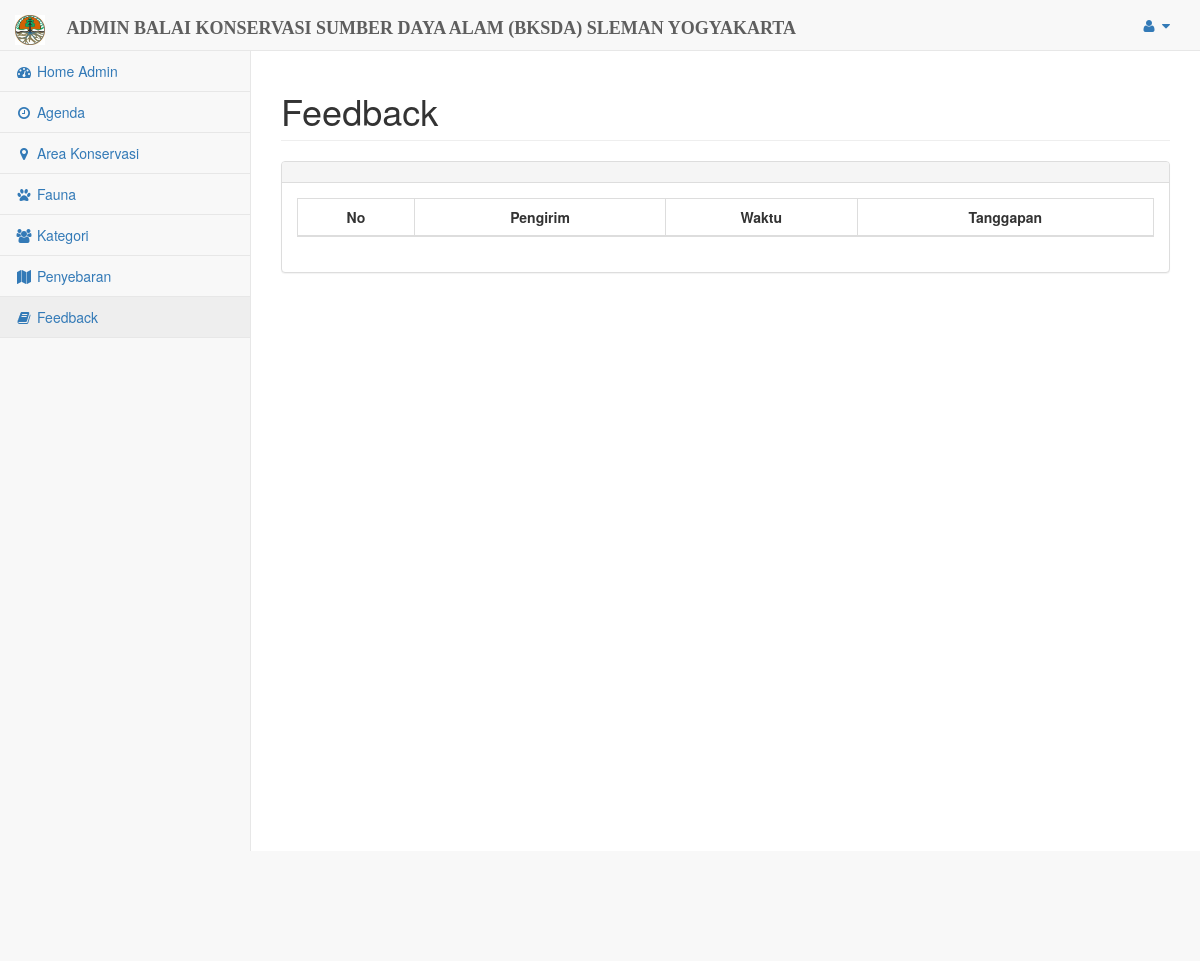
The page /admin/index.php?page=feedback (signed in) on the database as committed earlier.
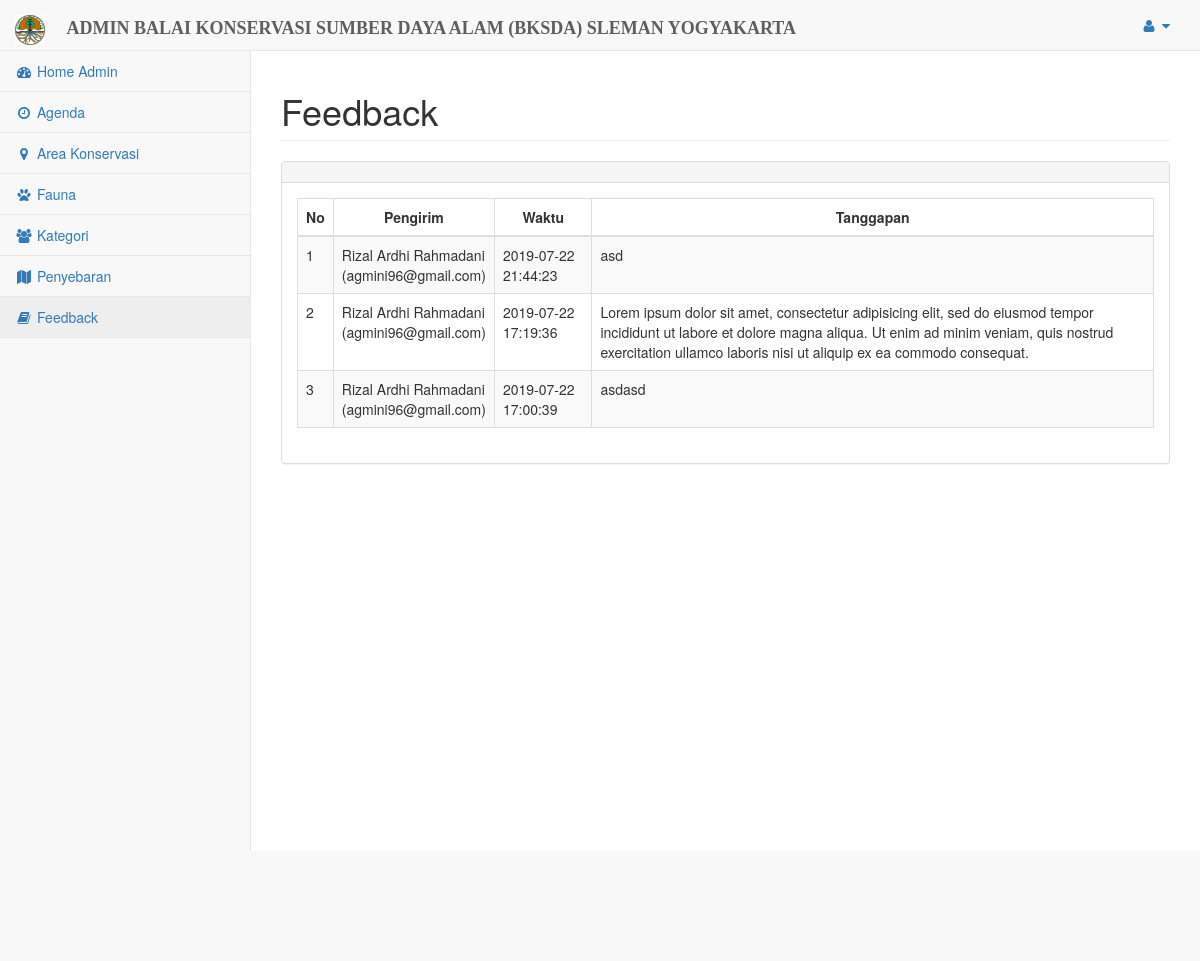
The same page on the database as committed later.
### tables this page shows
CREATE TABLE `feedback` (
  `id` int(11) NOT NULL,
  `nama` varchar(255) NOT NULL,
  `email` varchar(255) NOT NULL,
  `subjek` varchar(255) NOT NULL,
  `pesan` text NOT NULL,
  `waktu` datetime DEFAULT current_timestamp()
);

### admin/konfigurasi/DB.php (called while the page is built, shortened)
<?php
class DB{
    public $connection = null;
    public function __construct()
    {
        $servername = "localhost";
        $username = "root";
        $password = "";
        $database = "bksdayogyakarta2";
        $con = new mysqli($servername, $username, $password, $database);
        $this->connection = $con;
    }
    public function select($sql){
        $result = $this->connection->query($sql);
        $data = [];
        while ($row = $result->fetch_object()){
            $data[] = $row;
        }
        return $data;
    }
}
$DATABASE = new DB();

### admin/pages/feedback.php (the view, shortened to what this page needs)
<?php
require_once 'konfigurasi/DB.php';
$data = $DATABASE->select('SELECT * FROM feedback ORDER BY waktu DESC ');
?>
<div id="page-wrapper" style="height: 100%;">
	<div class="row">
        <div class="col-lg-12">
            <h1 class="page-header">Feedback</h1>
        </div>
    </div>
    <div class="row" style="height: 100%;">
        <div class="col-lg-12">
            <div class="panel panel-default">
                <div class="panel-heading">
                </div>
                <div class="panel-body">
                    <table width="100%" class="table table-striped table-bordered table-hover" id="dataTables-example">
                        <thead>
                            <tr>
                                <th>No</th>
                                <th>Pengirim</th>
                                <th>Waktu</th>
                                <th>Tanggapan</th>
                            </tr>
                        </thead>
                        <tbody>
                            <?php
                            $i=0;
                            foreach ($data as $feedback){
                                $i++;
                             echo "<tr>
                                 <td>$i</td>
                                 <td>$feedback->nama<br>($feedback->email)</td>
                                 <td>$feedback->waktu</td>
                                 <td>$feedback->pesan</td>
                             </tr>";
                            };?>
                        </tbody>
                    </table>
                </div>
       </div>
   </div>
</div>
</div>

Rows that differ between the two databases and show on the page:
added feedback: nama "Rizal Ardhi Rahmadani", email "agmini96@gmail.com", waktu "2019-07-22 21:44:23", pesan "asd"
added feedback: nama "Rizal Ardhi Rahmadani", email "agmini96@gmail.com", waktu "2019-07-22 17:19:36", pesan "Lorem ipsum dolor sit amet, consectetur adipisicing elit, sed do eiusmod tempor incididunt ut labore et dolore magna aliqua. Ut enim ad minim veniam, quis nostrud exercitation ullamco laboris nisi ut aliquip ex ea commodo consequat."
added feedback: nama "Rizal Ardhi Rahmadani", email "agmini96@gmail.com", waktu "2019-07-22 17:00:39", pesan "asdasd"
